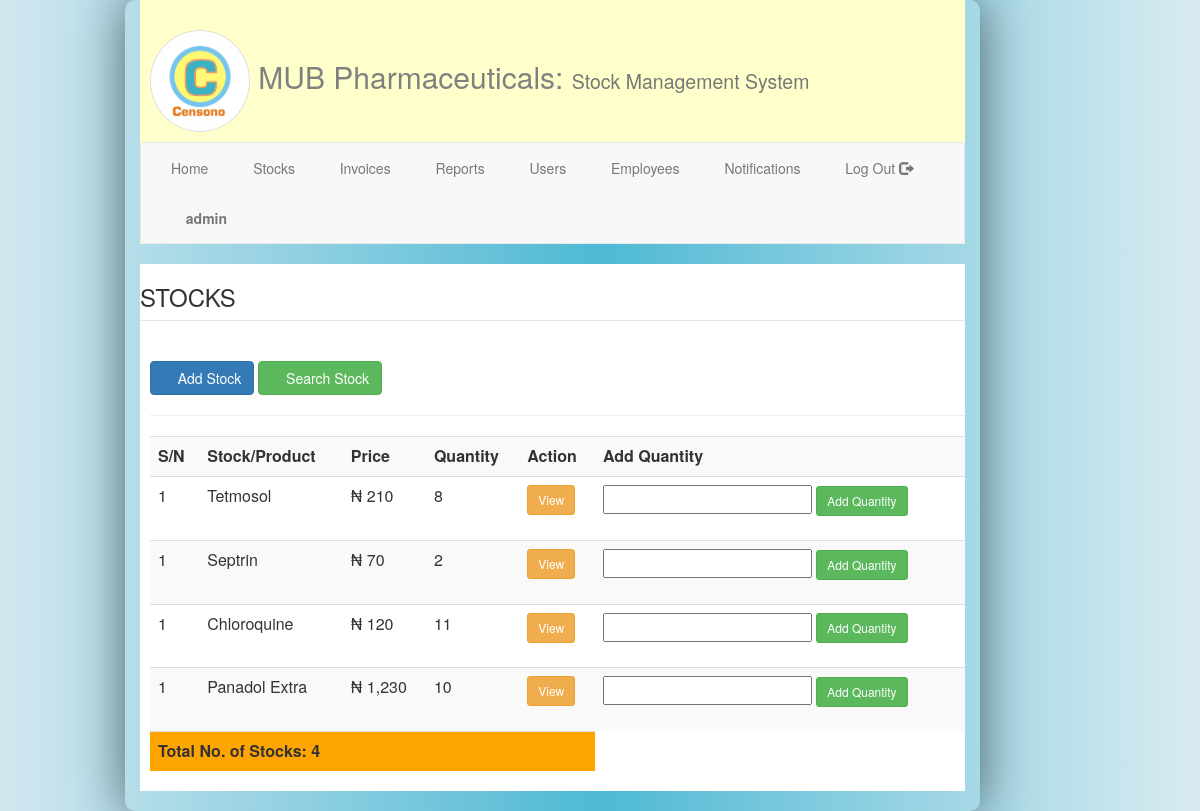
Page /stocks.php (signed in) on the committed database.
### tables this page shows
CREATE TABLE `stocks` (
  `id` int(5) NOT NULL auto_increment,
  `name` varchar(25) NOT NULL,
  `price` varchar(6) NOT NULL,
  `quantity` varchar(6) NOT NULL,
  `quantity_sold` varchar(6) NOT NULL,
  `status` varchar(10) NOT NULL default 'Available',
  `expiry` varchar(10) NOT NULL,
  PRIMARY KEY  (`id`)
);

### stocks.php (the view, shortened to what this page needs)
<head>
<link rel="stylesheet" type="text/css" href="bootstrap.min.css">
<link rel="stylesheet" type="text/css" href="fontawesome/css/all.css">
</head>
<body>
<div class="container">
	<div class="col-md-9">
		<?php
		include('head.php');
		?>
<div style="background-color: white;">
	<fieldset>
		<legend><h3>STOCKS</h3></legend>
<div style="padding-left: 10px;">
<br><button class="btn btn-primary" data-toggle="modal" data-target="#myModal">
<span class="fas fa-plus-circle"></span> Add Stock
</button>  <a href="search.php" class="btn btn-success"><span class="fas fa-search"></span> Search Stock</a>
<hr>
		<table class="table table-striped">
			<tr>
				<th>S/N</th>
				<th>Stock/Product</th>
				<th>Price</th>
				<th>Quantity</th>
				<th>Action</th>
				<th>Add Quantity</th>
			</tr>
<?php
$sql="SELECT * FROM stocks ORDER BY id DESC ";
$result=mysql_query($sql);
$count=mysql_num_rows($result);
$i=1;
while($rows=mysql_fetch_assoc($result)){
?>
			<tr>
				<td><?php echo $i;  ?></td>
				<td><?php echo $rows['name'];  ?></td>
				<td>&#x20a6 <?php echo number_format($rows['price']);  ?></td>
				<td><?php echo $rows['quantity'];  ?></td>
				<td><a class="btn btn-warning btn-sm" href="view_stock.php?id=<?php echo $rows['id'];  ?>">View</a></td>
				<td>
					<form method="post">
						<input type="text" name="stock_quant" class="" width="200">
						<input type="submit" name="quant_sub" value="Add Quantity" class="btn btn-success btn-sm">
					</form>
				</td>
			</tr>
<?php
}
?>
			<tr>
				<td colspan="5" bgcolor="orange"><b>Total No. of Stocks: <?php echo $count;  ?></b></td>
			</tr>
		</table>
	</fieldset>
</div>
	</div>
</div>
</body>

### stocks.php (style rules this page uses)
body { background: rgba(210,231,239,1); background: -moz-linear-gradient(left, rgba(210,231,239,1) 0%, rgba(78,185,212,1) 50%, rgba(218,235,241,1) 100%); background: -webkit-gradient(left top, right top, color-stop(0%, rgba(210,231,239,1)), color-stop(50%, rgba(78,185,212,1)), color-stop(100%, rgba(218,235,241,1))); background: -webkit-linear-gradient(left, rgba(210,231,239,1) 0%, rgba(78,185,212,1) 50%, rgba(218,235,241,1) 100%); background: -o-linear-gradient(left, rgba(210,231,239,1) 0%, rgba(78,185,212,1) 50%, rgba(218,235,241,1) 100%); background: -ms-linear-gradient(left, rgba(210,231,239,1) 0%, rgba(78,185,212,1) 50%, rgba(218,235,241,1) 100%); background: linear-gradient(to right, rgba(210,231,239,1) 0%, rgba(78,185,212,1) 50%, rgba(218,235,241,1) 100%); filter: progid:DXImageTransform.Microsoft.gradient( startColorstr='#d2e7ef', endColorstr='#daebf1', GradientType=1 ); }
.col-md-9 { -webkit-box-shadow: 0px 0px 52px 0px rgba(0,0,0,0.55); -moz-box-shadow: 0px 0px 52px 0px rgba(0,0,0,0.55); box-shadow: 0px 0px 52px 0px rgba(0,0,0,0.55); border-radius: 10px; padding-bottom: 20px; }

### rows in the picture
stocks: name "Tetmosol", price "210", quantity "8"
stocks: name "Septrin", price "70", quantity "2"
stocks: name "Chloroquine", price "120", quantity "11"
stocks: name "Panadol Extra", price "1,230", quantity "10"

### other values in the picture
$_SESSION['username'] "admin"
$count "4"
